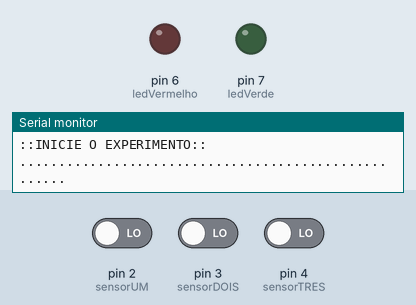
Simulated run of this sketch. Board: Arduino Uno, built with avr-gcc and run on an emulated ATmega328P. Parts: output pins drawn as LEDs (lit = HIGH), the last lines printed to the serial monitor. The inputs (shaded band) are chosen by the test bench; at power-on: pin 4 (sensorTRES) LOW, pin 2 (sensorUM) LOW, pin 3 (sensorDOIS) LOW.

Above: at 7.5 s.
7.6 s: pin 4 (sensorTRES) driven HIGH
At 8.8 s:
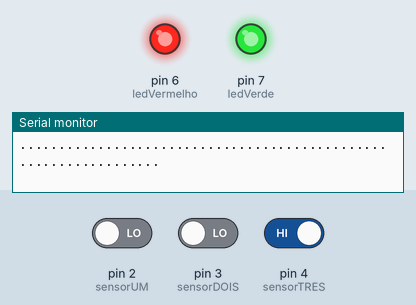
9.1 s: pin 4 (sensorTRES) driven LOW
At 10.1 s:
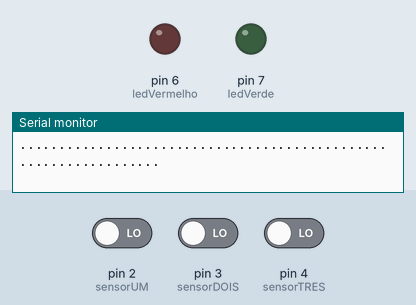
10.6 s: pin 2 (sensorUM) driven HIGH
At 10.9 s:
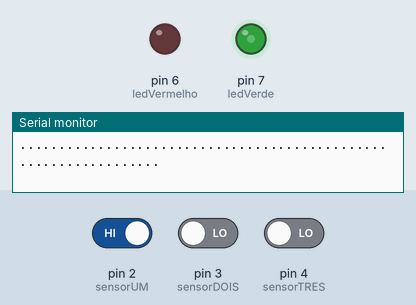
12.1 s: pin 3 (sensorDOIS) driven HIGH
At 13.3 s:
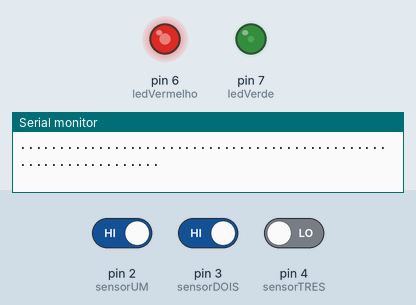
13.6 s: pin 2 (sensorUM) driven LOW
At 14.8 s:
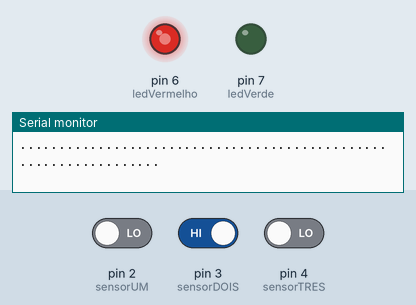
15.1 s: pin 3 (sensorDOIS) driven LOW
At 15.6 s:
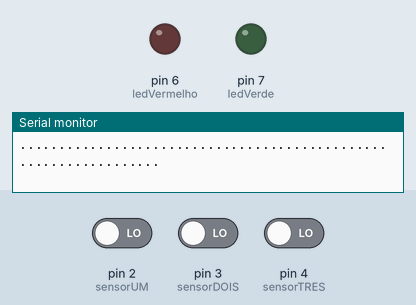
Timing chart, 0 to 17.6 s (numbered marks = the images above; inputs shaded):
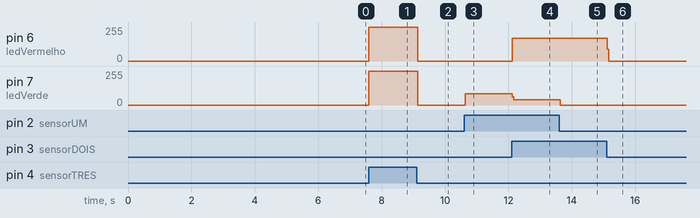

The sketch:

queda-livre0-original.ino
```cpp
/* MESTRADO NACIONAL PROFISSIONAL EM ENSINO DE FÍSICA-SBF
 * INSTITUTO FEDERAL DE CIÊNCIA E TECNOLOGIA DO CEARÁ-IFCE
 * UNIVERSIDADE ESTADUAL VALE DO ACARAÚ-UVA
 * PRODUTO DESENVOLVIDO POR: OSÉIAS DE SOUSA MOURÃO
 *
 * Programa destinado para estudo de Cinemática.
 * O programa calcula o intervalo de tempo entre três sensores
 infravermelho,
 * e determina se o movimento é uniforme ou uniformemente variado
 * Este programa poderá ser usado para se determinar a aceleração
 gravitacional
*/
const int ledVerde = 7; // O LED verde deverá ser ligado no pino digital 7
const int ledVermelho = 6; // O LED vermelho deverá ser ligado no pino digital 6
const int sensorUM = 2; // Configura o pino digital 2 para o PRIMEIRO SENSOR
const int sensorDOIS = 3; // Configura o pino digital 3 para o SEGUNDO SENSOR
const int sensorTRES = 4; // Configura o pino digital 4 para o TERCEIRO SENSOR
int estadoUM; // variável que guarda estado do primeiro sensor
int estadoDOIS; // variável que guarda estado do segundo sensor
int estadoTRES; // variável que guarda estado do terceiro sensor
long interTempoUM; // tempo decorrido no primeiro intervalo
long interTempoDOIS; // tempo decorrido no segundo intervalo
long instanteUM = 0; // tempo total decorrido desde que o programa foi executado
long instanteDOIS = 0; // tempo total decorrido desde que o programa foi executado
long instanteTRES= 0; // tempo total decorrido desde que o programa foi executado
float velocidadeUM;
float velocidadeDOIS;
long deslocamentoUM = 400; // distancia sugerida em milimetro entre sensor 1 e 2. Mude a medida se for conveniente
long deslocamentoDOIS = 400; // distancia sugerida em milimetro entre sensor 2 e 3. Mude a medida se for conveniente
long tempoTotal;
float g; // aceleração gravitacional

void setup()
{
  Serial.begin(9600);

  Serial.println(".....................................................");
  Serial.println("MESTRADO NACIONAL PROFISSIONAL EM ENSINO DE FISICA - MNPEF");
  Serial.println("PRODUTO DESENVOLVIDO POR: OSEIAS MOURAO");
  Serial.println(".....................................................");
  delay(2000); //Pausa de 2 segundos
  Serial.println(".....................................................");
  Serial.println("CINEMATICA");
  Serial.println(".....................................................");
  delay(2000); //Pausa de 2 segundos
  Serial.println(".....................................................");
  Serial.println("Afericao da Aceleracao Gravitacional (g)");
  Serial.println(".....................................................");
  delay(1000); //Pausa de 1 segundos
  Serial.println("::INICIE O EXPERIMENTO::");
  Serial.println(".....................................................");
  delay(1000); //Pausa de 1 segundos

  pinMode(ledVermelho, OUTPUT); // Configura o pino 6 como saída
  pinMode(ledVerde, OUTPUT); // Configura o pino 7 como saída
  pinMode(sensorUM, INPUT); // Configura o pino 2 como entrada
  pinMode(sensorDOIS, INPUT); // Configura o pino 3 como entrada
  pinMode(sensorTRES, INPUT); // Configura o pino 4 como entrada
  digitalWrite(ledVermelho, LOW); // desliga LED vermelho digitalWrite(ledVerde, LOW); // desliga LED verde
}

void loop()
{
  estadoUM = digitalRead(sensorUM); // Ler o sensor UM e armazena em estadoUM
  if(estadoUM == HIGH)
  {
    digitalWrite(ledVerde, HIGH); // Liga o LED VERDE
    digitalWrite(ledVermelho, LOW); // desliga o LED VERMELHO
    instanteUM = millis(); // armazena o tempo Total decorrido para Sensor UM
  }
  else
  {
    digitalWrite(ledVerde, LOW); // desliga os lEDs VERDE e VERMELHO
    digitalWrite(ledVermelho, LOW);
  }

  estadoDOIS = digitalRead(sensorDOIS); // Ler o sensor DOIS e armazena em estadoDOIS
  if(estadoDOIS == HIGH)
  {
    digitalWrite(ledVerde, LOW); // desliga LED verde
    digitalWrite(ledVermelho, HIGH); // liga LED vermelho
    instanteDOIS = millis(); // armazena o tempo Total decorrido para Sensor DOIS

    interTempoUM = (instanteDOIS - instanteUM); // cálculo do primeiro intervalo de tempo
    velocidadeUM = deslocamentoUM/interTempoUM; // calculo da velocidade média entre 1 e 2 sensor
  }
  else
  {
    digitalWrite(ledVerde, LOW);
    digitalWrite(ledVermelho, LOW); //desliga os LED verde e Vermelho
  }

  estadoTRES = digitalRead(sensorTRES); // Ler o sensor TRÊS e armazena em estadoTRES
  if(estadoTRES == HIGH) {
    digitalWrite(ledVerde, HIGH); // liga LED Verde
    digitalWrite(ledVermelho, HIGH); // liga LED Vermelho
    instanteTRES = millis(); // armazena o tempo Total decorrido para Sensor TRÊS

    interTempoDOIS = (instanteTRES - instanteDOIS);
    velocidadeDOIS = deslocamentoDOIS/interTempoDOIS; // calculo da velocidade média entre 1 e 2 sensor
    g=((velocidadeUM*velocidadeUM)*(velocidadeDOIS*velocidadeDOIS))/deslocamentoDOIS; // eq. De Torricelli

    Serial.println(".................................................................");
    Serial.print(" |||| Aceleracao Gravitacional (em m/s^2) |||| g= ");
    Serial.println(g); // imprime no monitor serial o valor aproximado da aceleração gravitacional
    Serial.println(".................................................................");
    Serial.println(".................................................................");
    delay(tempoTotal); //tempo de espera para efetuar nova leitura
  }
  else
  {
    digitalWrite(ledVerde, LOW);
    digitalWrite(ledVermelho, LOW); // desliga LED verde e Vermelho
  }
}
```

Measured:
- after the input at 7.6 s, pin 6 (ledVermelho), pin 7 (ledVerde): 0/255 → 255/255 at once
- after the input at 9.1 s, pin 6 (ledVermelho), pin 7 (ledVerde): 255/255 → 0/255 at once
- after the input at 10.6 s, pin 7 (ledVerde): 0/255 → 85/255 at once
- after the input at 12.1 s, pin 6 (ledVermelho): 0/255 → 171/255 at once; pin 7 (ledVerde): 85/255 → 40/255 at once
- after the input at 13.6 s, pin 7 (ledVerde): 40/255 → 0/255 at once
- after the input at 15.1 s, pin 6 (ledVermelho): 171/255 → 0/255 at once
